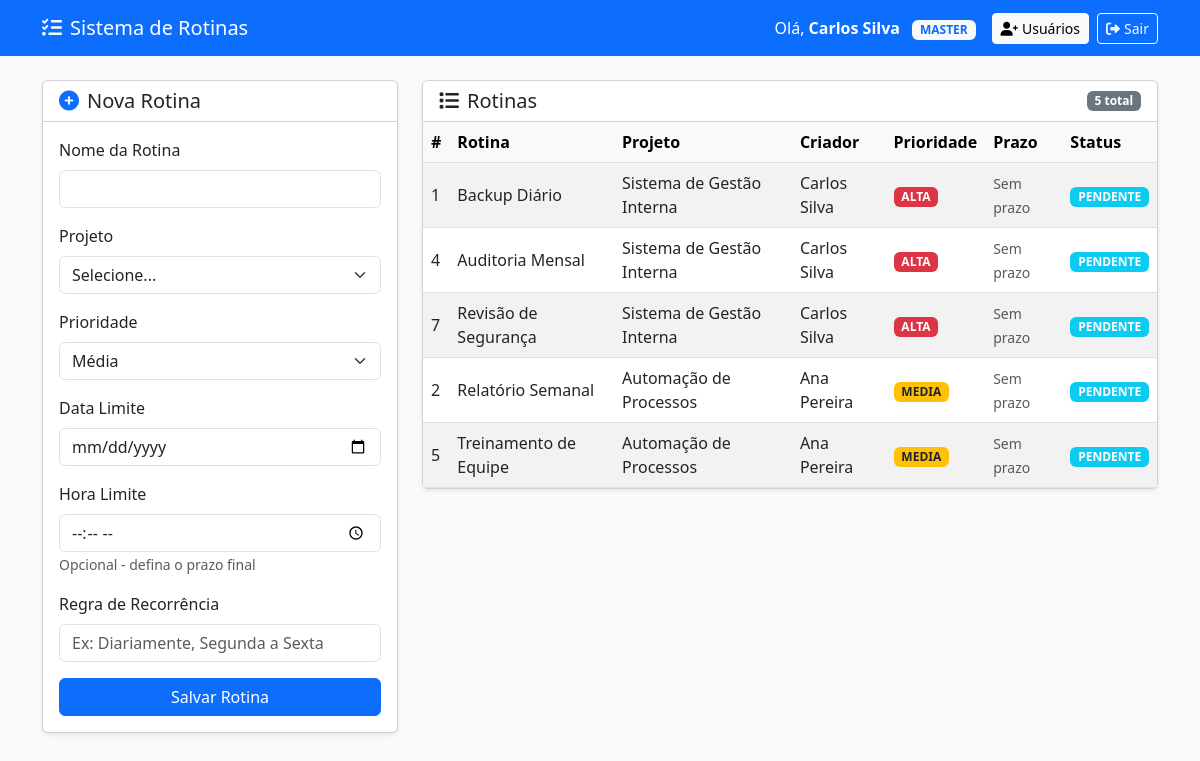
Screenshot of /php/interface.php (signed in) with the database file from the repository.
### tables this page shows
CREATE TABLE `rotina` (
  `idRotina` int(11) NOT NULL,
  `idProjeto` int(11) NOT NULL,
  `idCriador` int(11) NOT NULL,
  `nome` varchar(255) NOT NULL,
  `dataHoraCriacao` datetime DEFAULT current_timestamp(),
  `dataConclusao` date DEFAULT NULL,
  `dataLimite` timestamp NULL DEFAULT NULL,
  `horaConclusao` time DEFAULT NULL,
  `recorrente` tinyint(1) DEFAULT 0,
  `recorrenciaRegra` varchar(255) DEFAULT NULL,
  `status` enum('PENDENTE','EM_EXECUCAO','CONCLUIDA','CANCELADA') NOT NULL DEFAULT 'PENDENTE',
  `prioridade` enum('BAIXA','MEDIA','ALTA') NOT NULL DEFAULT 'MEDIA',
  `ultimaModificacao` timestamp NOT NULL DEFAULT current_timestamp() ON UPDATE current_timestamp()
);

CREATE TABLE `projeto` (
  `idProjeto` int(11) NOT NULL,
  `idCriador` int(11) NOT NULL,
  `nome` varchar(255) NOT NULL
);

CREATE TABLE `usuario` (
  `idUsuario` int(11) NOT NULL,
  `idEmpresa` int(11) NOT NULL,
  `nome` varchar(255) NOT NULL,
  `cpf` varchar(14) NOT NULL,
  `email` varchar(255) NOT NULL,
  `senhaHash` varchar(255) NOT NULL,
  `nivel` enum('MASTER','ADMIN','FUNCIONARIO') NOT NULL,
  `status` enum('ATIVO','INATIVO','BLOQUEADO') NOT NULL DEFAULT 'ATIVO',
  `segredo2FA` varchar(255) DEFAULT NULL,
  `dataHoraInsercao` datetime DEFAULT current_timestamp()
);

### php/interface.php (the view, shortened to what this page needs)
<?php
require_once 'conexao.php';
$idEmpresa = $_SESSION['idEmpresa'];
$sqlListagem = "
    SELECT r.*, p.nome AS nome_projeto, u.nome AS nome_criador
    FROM Rotina r
    JOIN Projeto p ON r.idProjeto = p.idProjeto
    JOIN Usuario uc ON p.idCriador = uc.idUsuario
    JOIN Usuario u ON r.idCriador = u.idUsuario
    WHERE uc.idEmpresa = :idEmpresa
    ORDER BY r.dataHoraCriacao DESC
";
$stmt = $pdo->prepare($sqlListagem);
$stmt->execute([':idEmpresa' => $idEmpresa]);
$rotinas = $stmt->fetchAll(PDO::FETCH_ASSOC);
?>
<!DOCTYPE html>
<html lang="pt-br">
<head>
    <link href="https://cdn.jsdelivr.net/npm/bootstrap@5.3.0/dist/css/bootstrap.min.css" rel="stylesheet">
    <link href="https://cdnjs.cloudflare.com/ajax/libs/font-awesome/6.0.0/css/all.min.css" rel="stylesheet">
</head>
<body class="bg-light">
<nav class="navbar navbar-expand-lg navbar-dark bg-primary mb-4">
    <div class="container">
        <a class="navbar-brand" href="#"><i class="fas fa-tasks me-2"></i>Sistema de Rotinas</a>
        <div class="d-flex align-items-center">
            <span class="text-white me-3">
                Olá, <strong><?= $_SESSION['nome'] ?></strong>
                <span class="badge bg-light text-primary ms-2"><?= $_SESSION['nivel'] ?></span>
            </span>
            <?php if ($_SESSION['nivel'] == 'ADMIN' || $_SESSION['nivel'] == 'MASTER'): ?>
                <a href="cadastro_usuario.php" class="btn btn-light btn-sm me-2">
                    <i class="fas fa-user-plus me-1"></i>Usuários
                </a>
            <?php endif; ?>
            <a href="logout.php" class="btn btn-outline-light btn-sm">
                <i class="fas fa-sign-out-alt me-1"></i>Sair
            </a>
        </div>
    </div>
</nav>
<div class="container">
    <div class="row">
        <div class="col-md-4">
            <div class="card shadow-sm mb-4">
                <div class="card-header bg-white">
                    <h5 class="card-title mb-0">
                        <i class="fas fa-plus-circle text-primary me-2"></i>Nova Rotina
                    </h5>
                </div>
                <div class="card-body">
                    <form method="POST">
                        <div class="mb-3">
                            <label class="form-label">Nome da Rotina</label>
                            <input type="text" name="nome" class="form-control" required>
                        </div>
                        <div class="mb-3">
                            <label class="form-label">Projeto</label>
                            <select name="idProjeto" class="form-select" required>
                                <option value="">Selecione...</option>
                            </select>
                        </div>
                        <div class="mb-3">
                            <label class="form-label">Prioridade</label>
                            <select name="prioridade" class="form-select">
                                <option value="MEDIA" selected>Média</option>
                            </select>
                        </div>
                        <div class="mb-3">
                            <label class="form-label">Data Limite</label>
                            <input type="date" name="dataLimite" class="form-control">
                        </div>
                        <div class="mb-3">
                            <label class="form-label">Hora Limite</label>
                            <input type="time" name="horaLimite" class="form-control">
                            <small class="text-muted">Opcional - defina o prazo final</small>
                        </div>
                        <div class="mb-3">
                            <label class="form-label">Regra de Recorrência</label>
                            <input type="text" name="recorrencia" class="form-control" placeholder="Ex: Diariamente, Segunda a Sexta">
                        </div>
                        <div class="d-grid">
                            <button type="submit" class="btn btn-primary">Salvar Rotina</button>
                        </div>
                    </form>
                </div>
            </div>
        </div>
        <div class="col-md-8">
            <div class="card shadow-sm">
                <div class="card-header bg-white d-flex justify-content-between align-items-center">
                    <h5 class="card-title mb-0"><i class="fas fa-list me-2"></i>Rotinas</h5>
                    <span class="badge bg-secondary"><?= count($rotinas) ?> total</span>
                </div>
                <div class="table-responsive">
                    <table class="table table-hover table-striped mb-0">
                        <thead class="table-light">
                            <tr>
                                <th>#</th>
                                <th>Rotina</th>
                                <th>Projeto</th>
                                <th>Criador</th>
                                <th>Prioridade</th>
                                <th>Prazo</th>
                                <th>Status</th>
                            </tr>
                        </thead>
                        <tbody>
                        <?php if ($rotinas): ?>
                            <?php foreach ($rotinas as $r): ?>
                                <tr>
                                    <td><?= $r['idRotina'] ?></td>
                                    <td><?= htmlspecialchars($r['nome']) ?></td>
                                    <td><?= htmlspecialchars($r['nome_projeto']) ?></td>
                                    <td><?= htmlspecialchars($r['nome_criador']) ?></td>
                                    <td>
                                        <?php
                                            $class = [
                                                'ALTA' => 'bg-danger',
                                                'MEDIA' => 'bg-warning text-dark',
                                                'BAIXA' => 'bg-success'
                                            ][$r['prioridade']] ?? 'bg-secondary';
                                        ?>
                                        <span class="badge <?= $class ?>"><?= $r['prioridade'] ?></span>
                                    </td>
                                    <td>
                                        <?php if ($r['dataLimite']): ?>
                                            <?php
                                                $dataLimite = new DateTime($r['dataLimite']);
                                                $agora = new DateTime();
                                                $diff = $agora->diff($dataLimite);
                                                $diasRestantes = ($dataLimite > $agora) ? $diff->days : -$diff->days;
                                                if ($diasRestantes < 0) {
                                                    $prazoClass = 'text-danger fw-bold';
                                                    $prazoIcon = 'fa-exclamation-triangle';
                                                } elseif ($diasRestantes <= 2) {
                                                    $prazoClass = 'text-warning fw-bold';
                                                    $prazoIcon = 'fa-clock';
                                                } else {
                                                    $prazoClass = 'text-muted';
                                                    $prazoIcon = 'fa-calendar';
                                                }
                                            ?>
                                            <small class="<?= $prazoClass ?>">
                                                <i class="fas <?= $prazoIcon ?> me-1"></i>
                                                <?= $dataLimite->format('d/m/Y H:i') ?>
                                            </small>
                                        <?php else: ?>
                                            <small class="text-muted">Sem prazo</small>
                                        <?php endif; ?>
                                    </td>
                                    <td><span class="badge bg-info"><?= $r['status'] ?></span></td>
                                </tr>
                            <?php endforeach; ?>
                        <?php endif; ?>
                        </tbody>
                    </table>
                </div>
            </div>
        </div>
    </div>
</div>
</body>
</html>

### php/interface.php (style rules this page uses)
.table td { vertical-align: middle; }

### rows the page displays
rotina: idRotina "1", nome "Backup Diário", idProjeto.nome "Sistema de Gestão Interna", idCriador.nome "Carlos Silva", prioridade "ALTA", shows "Sem prazo", status "PENDENTE"
rotina: idRotina "4", nome "Auditoria Mensal", idProjeto.nome "Sistema de Gestão Interna", idCriador.nome "Carlos Silva", prioridade "ALTA", shows "Sem prazo", status "PENDENTE"
rotina: idRotina "7", nome "Revisão de Segurança", idProjeto.nome "Sistema de Gestão Interna", idCriador.nome "Carlos Silva", prioridade "ALTA", shows "Sem prazo", status "PENDENTE"
rotina: idRotina "2", nome "Relatório Semanal", idProjeto.nome "Automação de Processos", idCriador.nome "Ana Pereira", prioridade "MEDIA", shows "Sem prazo", status "PENDENTE"
rotina: idRotina "5", nome "Treinamento de Equipe", idProjeto.nome "Automação de Processos", idCriador.nome "Ana Pereira", prioridade "MEDIA", shows "Sem prazo", status "PENDENTE"

### other values shown
$_SESSION['nome'] "Carlos Silva"
$_SESSION['nivel'] "MASTER"
count($rotinas) "5"
